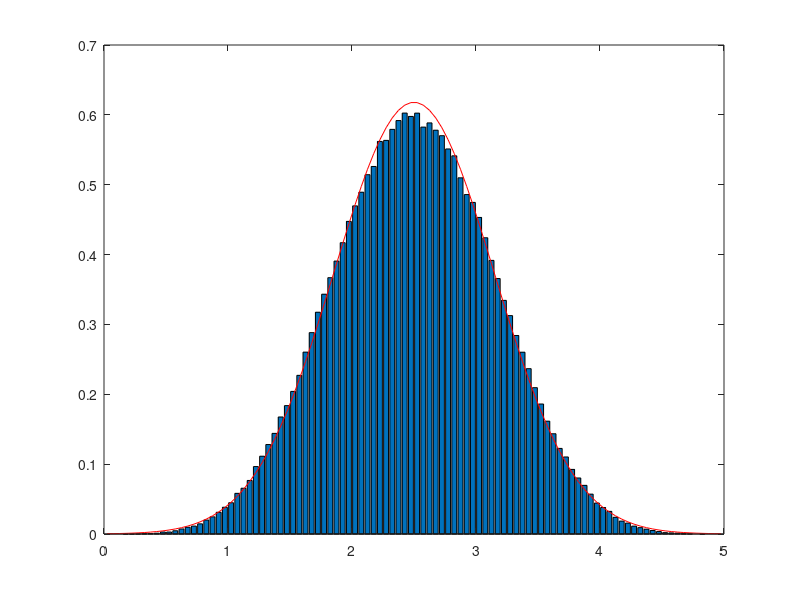

MATLAB code to generate this figure:
clear
clf
bin=0.05;
N=500000;
x=rand(1,N);
y=rand(1,N);
z=rand(1,N);
v=rand(1,N);
w=rand(1,N);
frR1=hist(x,[0+bin/2:bin:1-bin/2])/N/bin;
frR2=hist(x+y,[0+bin/2:bin:2-bin/2])/N/bin;
frR3=hist(x+y+z,[0+bin/2:bin:3-bin/2])/N/bin;
frR4=hist(x+y+z+v,[0+bin/2:bin:4-bin/2])/N/bin;
frR5=hist(x+y+z+v+w,[0+bin/2:bin:5-bin/2])/N/bin;

figure(1)
bar([0+bin/2:bin:1-bin/2],frR1)
pause
a=[0+bin/2:bin:1-bin/2];
ga=1/sqrt(2*pi*1/12)*exp(-(a-0.5).^2/(2*1/12));
hold on
plot([0+bin/2:bin:1-bin/2],ga,'r')
pause

figure(1)
clf
bar([0+bin/2:bin:2-bin/2],frR2)
pause
a=[0+bin/2:bin:2-bin/2];
ga=1/sqrt(2*pi*2/12)*exp(-(a-2*0.5).^2/(2*2/12));
hold on
plot([0+bin/2:bin:2-bin/2],ga,'r')
pause

figure(1)
clf
bar([0+bin/2:bin:3-bin/2],frR3)
pause
a=[0+bin/2:bin:3-bin/2];
ga=1/sqrt(2*pi*3/12)*exp(-(a-3*0.5).^2/(2*3/12));
hold on
plot([0+bin/2:bin:3-bin/2],ga,'r')
pause

figure(1)
clf
bar([0+bin/2:bin:4-bin/2],frR4)
pause
a=[0+bin/2:bin:4-bin/2];
ga=1/sqrt(2*pi*4/12)*exp(-(a-4*0.5).^2/(2*4/12));
hold on
plot([0+bin/2:bin:4-bin/2],ga,'r')
pause

figure(1)
clf
bar([0+bin/2:bin:5-bin/2],frR5)
pause
a=[0+bin/2:bin:5-bin/2];
ga=1/sqrt(2*pi*5/12)*exp(-(a-5*0.5).^2/(2*5/12));
hold on
plot([0+bin/2:bin:5-bin/2],ga,'r')



